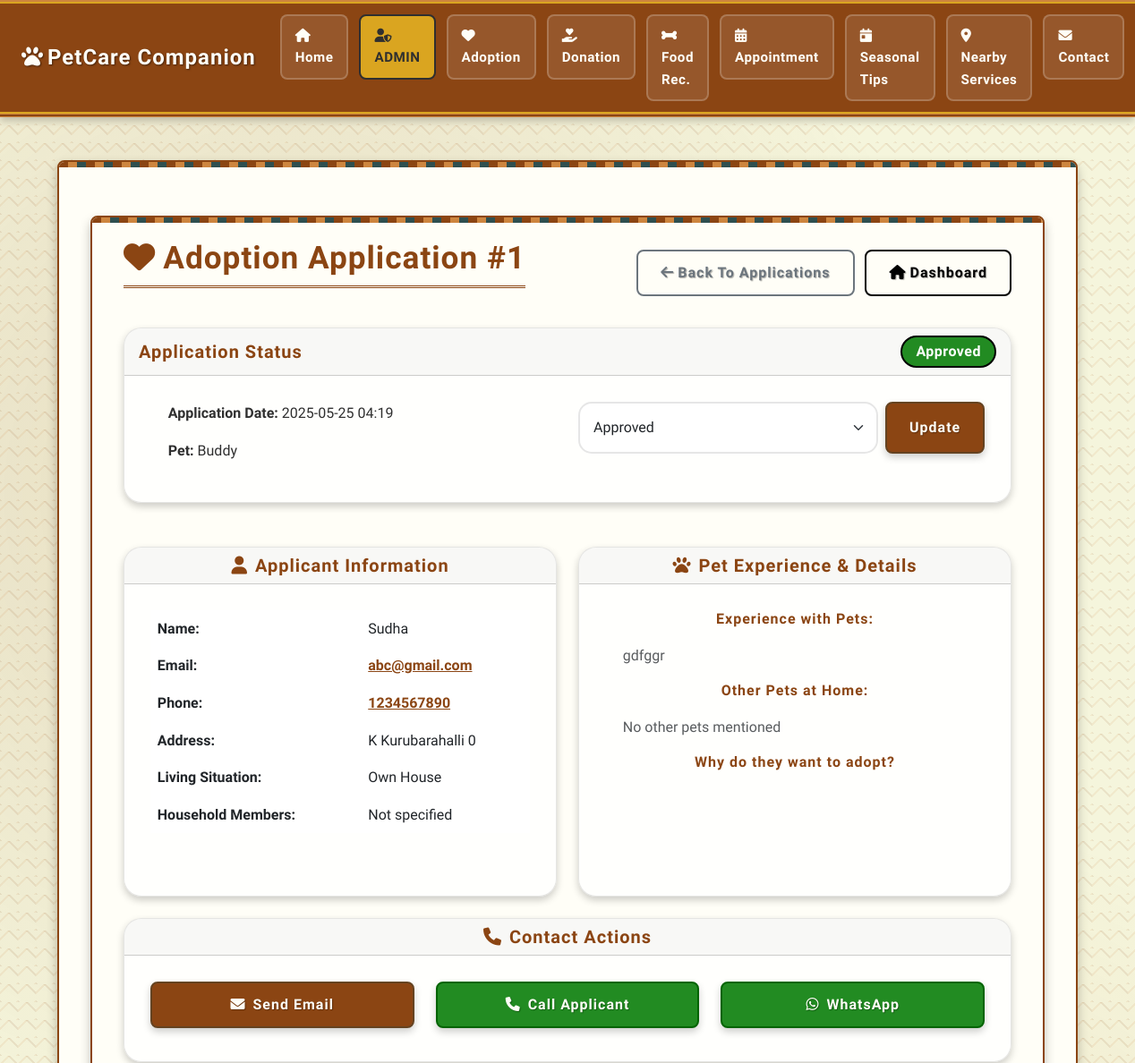
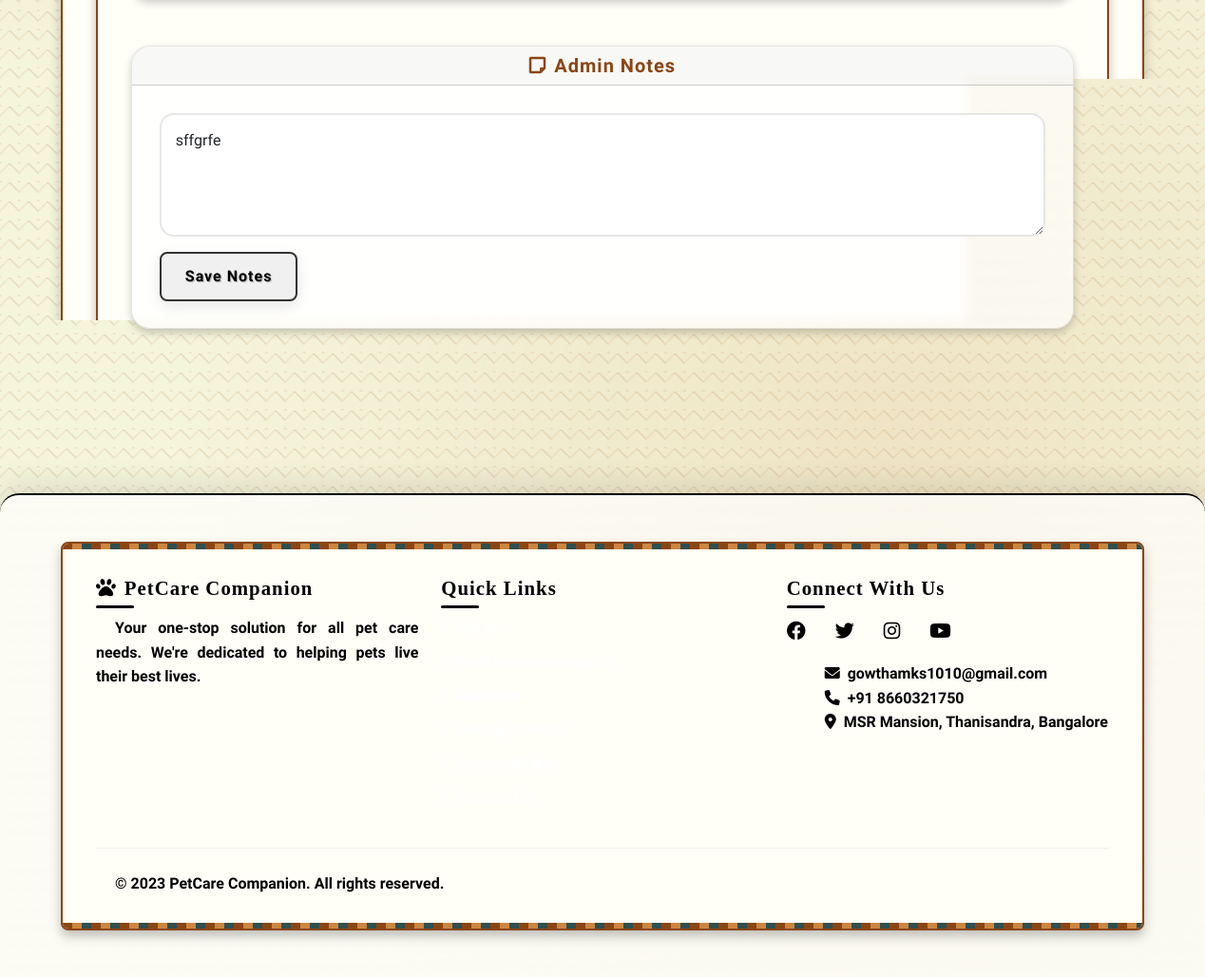
Page /admin/adoptions/1 (signed in) on the committed database (2 pictures, top to bottom).
### app.py (models this page shows, shortened)
class AdoptionApplication(db.Model):
    __tablename__ = 'adoption_applications'
    id = db.Column(db.Integer, primary_key=True)
    pet_id = db.Column(db.Integer, db.ForeignKey('pets.id'), nullable=False)
    applicant_name = db.Column(db.String(100), nullable=False)
    email = db.Column(db.String(120), nullable=False)
    phone = db.Column(db.String(20), nullable=False)
    address = db.Column(db.Text, nullable=False)
    experience_with_pets = db.Column(db.Text)
    living_situation = db.Column(db.String(200))
    application_status = db.Column(db.String(50), default='pending')  # pending, approved, rejected
    application_date = db.Column(db.DateTime, default=datetime.utcnow)
    notes = db.Column(db.Text)
    pet = db.relationship('Pet', backref=db.backref('applications', lazy=True))
    def to_dict(self):
        return {
            'id': self.id,
            'pet_id': self.pet_id,
            'pet_name': self.pet.name if self.pet else 'Unknown',
            'applicant_name': self.applicant_name,
            'email': self.email,
            'phone': self.phone,
            'address': self.address,
            'experience_with_pets': self.experience_with_pets,
            'living_situation': self.living_situation,
            'application_status': self.application_status,
            'application_date': self.application_date.strftime('%Y-%m-%d %H:%M') if self.application_date else None,
            'notes': self.notes
        }

class Pet(db.Model):
    __tablename__ = 'pets'
    id = db.Column(db.Integer, primary_key=True)
    name = db.Column(db.String(100), nullable=False)
    type = db.Column(db.String(50), nullable=False)
    breed = db.Column(db.String(100), nullable=False)
    age = db.Column(db.String(50), nullable=False)
    gender = db.Column(db.String(20), nullable=False)
    size = db.Column(db.String(50), nullable=False)
    color = db.Column(db.String(100), nullable=False)
    description = db.Column(db.Text, nullable=False)
    health_status = db.Column(db.String(100), nullable=False)
    vaccination_status = db.Column(db.String(100), nullable=False)
    spayed_neutered = db.Column(db.Boolean, default=False)
    special_needs = db.Column(db.Text)
    adoption_fee = db.Column(db.Integer, nullable=False)
    contact_info = db.Column(db.String(200), nullable=False)
    location = db.Column(db.String(200), nullable=False)
    image = db.Column(db.String(200), default='default_pet.jpg')
    status = db.Column(db.String(50), default='available')  # available, adopted, pending
    date_added = db.Column(db.DateTime, default=datetime.utcnow)
    date_updated = db.Column(db.DateTime, default=datetime.utcnow, onupdate=datetime.utcnow)

### app.py (the view)
@app.route('/admin/adoptions/<int:adoption_id>')
def admin_adoption_details(adoption_id):
    if not session.get('admin_logged_in'):
        flash('Please log in to access admin panel!', 'error')
        return redirect(url_for('admin_login'))
    adoption = AdoptionApplication.query.get_or_404(adoption_id)
    return render_template('admin/adoption_details.html', adoption=adoption.to_dict())

### templates/admin/adoption_details.html (shortened to what this page needs)
{% extends "base.html" %}
{% block content %}
<div class="container py-4">
    <div class="d-flex justify-content-between align-items-center mb-4">
        <h1><i class="fas fa-heart me-2"></i>Adoption Application #{{ adoption.id }}</h1>
        <div>
            <a href="{{ url_for('admin_adoptions') }}" class="btn btn-outline-secondary me-2">
                <i class="fas fa-arrow-left me-1"></i>Back to Applications
            </a>
            <a href="{{ url_for('admin_dashboard') }}" class="btn btn-outline-primary">
                <i class="fas fa-home me-1"></i>Dashboard
            </a>
        </div>
    </div>
    <div class="row">
        <div class="col-md-12 mb-4">
            <div class="card">
                <div class="card-header d-flex justify-content-between align-items-center">
                    <h5 class="mb-0">Application Status</h5>
                    <span class="badge bg-{{ 'warning' if adoption.application_status == 'pending' else 'success' if adoption.application_status == 'approved' else 'danger' }} fs-6">
                        {{ adoption.application_status|title }}
                    </span>
                </div>
                <div class="card-body">
                    <div class="row">
                        <div class="col-md-6">
                            <p><strong>Application Date:</strong> {{ adoption.application_date }}</p>
                            <p><strong>Pet:</strong> {{ adoption.pet_name }}</p>
                        </div>
                        <div class="col-md-6">
                            <form method="POST" action="{{ url_for('admin_update_adoption_status', adoption_id=adoption.id) }}" class="d-flex gap-2">
                                <select name="status" class="form-select">
                                    <option value="approved" {{ 'selected' if adoption.application_status == 'approved' else '' }}>Approved</option>
                                </select>
                                <button type="submit" class="btn btn-primary">Update</button>
                            </form>
                        </div>
                    </div>
                </div>
            </div>
        </div>
        <div class="col-md-6 mb-4">
            <div class="card h-100">
                <div class="card-header">
                    <h5 class="mb-0"><i class="fas fa-user me-2"></i>Applicant Information</h5>
                </div>
                <div class="card-body">
                    <table class="table table-borderless">
                        <tr>
                            <td><strong>Name:</strong></td>
                            <td>{{ adoption.applicant_name }}</td>
                        </tr>
                        <tr>
                            <td><strong>Email:</strong></td>
                            <td><a href="mailto:{{ adoption.email }}">{{ adoption.email }}</a></td>
                        </tr>
                        <tr>
                            <td><strong>Phone:</strong></td>
                            <td><a href="tel:{{ adoption.phone }}">{{ adoption.phone }}</a></td>
                        </tr>
                        <tr>
                            <td><strong>Address:</strong></td>
                            <td>{{ adoption.address }}</td>
                        </tr>
                        <tr>
                            <td><strong>Living Situation:</strong></td>
                            <td>{{ adoption.living_situation }}</td>
                        </tr>
                        <tr>
                            <td><strong>Household Members:</strong></td>
                            <td>{{ adoption.household_members or 'Not specified' }}</td>
                        </tr>
                    </table>
                </div>
            </div>
        </div>
        <div class="col-md-6 mb-4">
            <div class="card h-100">
                <div class="card-header">
                    <h5 class="mb-0"><i class="fas fa-paw me-2"></i>Pet Experience & Details</h5>
                </div>
                <div class="card-body">
                    <div class="mb-3">
                        <h6>Experience with Pets:</h6>
                        <p class="text-muted">{{ adoption.experience_with_pets or 'No experience mentioned' }}</p>
                    </div>
                    <div class="mb-3">
                        <h6>Other Pets at Home:</h6>
                        <p class="text-muted">{{ adoption.other_pets or 'No other pets mentioned' }}</p>
                    </div>
                    <div class="mb-3">
                        <h6>Why do they want to adopt?</h6>
                    </div>
                </div>
            </div>
        </div>
        <div class="col-md-12 mb-4">
            <div class="card">
                <div class="card-header">
                    <h5 class="mb-0"><i class="fas fa-phone me-2"></i>Contact Actions</h5>
                </div>
                <div class="card-body">
                    <div class="row">
                        <div class="col-md-4 mb-2">
                            <a href="mailto:{{ adoption.email }}?subject=Regarding your adoption application for {{ adoption.pet_name }}&body=Dear {{ adoption.applicant_name }},%0D%0A%0D%0AThank you for your interest in adopting {{ adoption.pet_name }}.%0D%0A%0D%0ABest regards,%0D%0APetCare Companion Team"
                               class="btn btn-primary w-100">
                                <i class="fas fa-envelope me-2"></i>Send Email
                            </a>
                        </div>
                        <div class="col-md-4 mb-2">
                            <a href="tel:{{ adoption.phone }}" class="btn btn-success w-100">
                                <i class="fas fa-phone me-2"></i>Call Applicant
                            </a>
                        </div>
                        <div class="col-md-4 mb-2">
                            <a href="https://wa.me/{{ adoption.phone.replace('+', '').replace('-', '').replace(' ', '') }}?text=Hi {{ adoption.applicant_name }}, this is regarding your adoption application for {{ adoption.pet_name }}."
                               target="_blank" class="btn btn-success w-100">
                                <i class="fab fa-whatsapp me-2"></i>WhatsApp
                            </a>
                        </div>
                    </div>
                </div>
            </div>
        </div>
        <div class="col-md-12">
            <div class="card">
                <div class="card-header">
                    <h5 class="mb-0"><i class="fas fa-sticky-note me-2"></i>Admin Notes</h5>
                </div>
                <div class="card-body">
                    <form method="POST" action="{{ url_for('admin_update_adoption_status', adoption_id=adoption.id) }}">
                        <div class="mb-3">
                            <textarea class="form-control" name="notes" rows="4" placeholder="Add notes about this application...">{{ adoption.notes or '' }}</textarea>
                        </div>
                        <button type="submit" class="btn btn-secondary">Save Notes</button>
                    </form>
                </div>
            </div>
        </div>
    </div>
</div>
{% endblock %}

### rows in the picture
AdoptionApplication: application_status "Approved", applicant_name "Sudha", email "abc@gmail.com", phone "1234567890", address "K Kurubarahalli 0", living_situation "Own House", experience_with_pets "gdfggr", notes "sffgrfe"
Pet: pet_name "Buddy"

### other values in the picture
{{ adoption.id }} "1"
{{ adoption.application_date }} "2025-05-25 04:19"
{{ adoption.household_members or 'Not specified' }} "Not specified"
{{ adoption.other_pets or 'No other pets mentioned' }} "No other pets mentioned"
